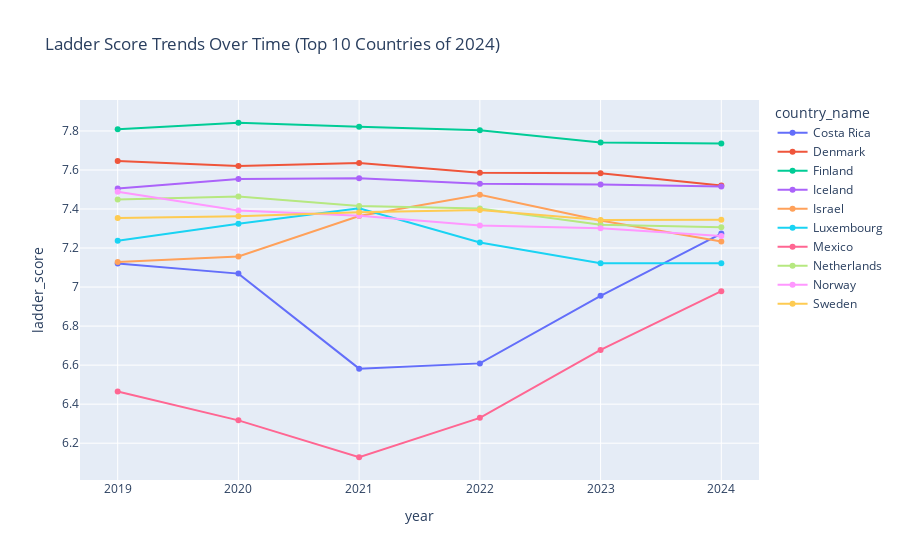

This figure's notebook cell:
### Code cell
fig = px.line(
    new_df[new_df['country_name'].isin(top10['country_name'])],
    x="year", y="ladder_score", color="country_name",
    title="Ladder Score Trends Over Time (Top 10 Countries of 2024)",
    markers=True
)
fig.show()

fig.write_html("exports/" + fig.layout.title.text.replace(" ", "_") + ".html")
#fig.write_image("exports/" + fig.layout.title.text.replace(" ", "_") + ".png", scale=2)

### Figure 1 — Plotly figure (JSON) as saved in the notebook; plotly's stock layout.template omitted (floating-point values rounded to 4 significant figures)
{"data": [{"hovertemplate": "country_name=Costa Rica<br>year=%{x}<br>ladder_score=%{y}<extra></extra>", "legendgroup": "Costa Rica", "line": {"color": "#636efa", "dash": "solid"}, "marker": {"symbol": "circle"}, "mode": "lines+markers", "name": "Costa Rica", "orientation": "v", "showlegend": true, "type": "scatter", "x": [2019, 2020, 2021, 2022, 2023, 2024], "xaxis": "x", "y": [7.121, 7.069, 6.582, 6.609, 6.955, 7.274], "yaxis": "y"}, {"hovertemplate": "country_name=Denmark<br>year=%{x}<br>ladder_score=%{y}<extra></extra>", "legendgroup": "Denmark", "line": {"color": "#EF553B", "dash": "solid"}, "marker": {"symbol": "circle"}, "mode": "lines+markers", "name": "Denmark", "orientation": "v", "showlegend": true, "type": "scatter", "x": [2019, 2020, 2021, 2022, 2023, 2024], "xaxis": "x", "y": [7.646, 7.62, 7.636, 7.586, 7.583, 7.521], "yaxis": "y"}, {"hovertemplate": "country_name=Finland<br>year=%{x}<br>ladder_score=%{y}<extra></extra>", "legendgroup": "Finland", "line": {"color": "#00cc96", "dash": "solid"}, "marker": {"symbol": "circle"}, "mode": "lines+markers", "name": "Finland", "orientation": "v", "showlegend": true, "type": "scatter", "x": [2019, 2020, 2021, 2022, 2023, 2024], "xaxis": "x", "y": [7.809, 7.842, 7.821, 7.804, 7.741, 7.736], "yaxis": "y"}, {"hovertemplate": "country_name=Iceland<br>year=%{x}<br>ladder_score=%{y}<extra></extra>", "legendgroup": "Iceland", "line": {"color": "#ab63fa", "dash": "solid"}, "marker": {"symbol": "circle"}, "mode": "lines+markers", "name": "Iceland", "orientation": "v", "showlegend": true, "type": "scatter", "x": [2019, 2020, 2021, 2022, 2023, 2024], "xaxis": "x", "y": [7.504, 7.554, 7.557, 7.53, 7.525, 7.515], "yaxis": "y"}, {"hovertemplate": "country_name=Israel<br>year=%{x}<br>ladder_score=%{y}<extra></extra>", "legendgroup": "Israel", "line": {"color": "#FFA15A", "dash": "solid"}, "marker": {"symbol": "circle"}, "mode": "lines+markers", "name": "Israel", "orientation": "v", "showlegend": true, "type": "scatter", "x": [2019, 2020, 2021, 2022, 2023, 2024], "xaxis": "x", "y": [7.129, 7.157, 7.364, 7.473, 7.341, 7.234], "yaxis": "y"}, {"hovertemplate": "country_name=Luxembourg<br>year=%{x}<br>ladder_score=%{y}<extra></extra>", "legendgroup": "Luxembourg", "line": {"color": "#19d3f3", "dash": "solid"}, "marker": {"symbol": "circle"}, "mode": "lines+markers", "name": "Luxembourg", "orientation": "v", "showlegend": true, "type": "scatter", "x": [2019, 2020, 2021, 2022, 2023, 2024], "xaxis": "x", "y": [7.238, 7.324, 7.404, 7.228, 7.122, 7.122], "yaxis": "y"}, {"hovertemplate": "country_name=Mexico<br>year=%{x}<br>ladder_score=%{y}<extra></extra>", "legendgroup": "Mexico", "line": {"color": "#FF6692", "dash": "solid"}, "marker": {"symbol": "circle"}, "mode": "lines+markers", "name": "Mexico", "orientation": "v", "showlegend": true, "type": "scatter", "x": [2019, 2020, 2021, 2022, 2023, 2024], "xaxis": "x", "y": [6.465, 6.317, 6.128, 6.33, 6.678, 6.979], "yaxis": "y"}, {"hovertemplate": "country_name=Netherlands<br>year=%{x}<br>ladder_score=%{y}<extra></extra>", "legendgroup": "Netherlands", "line": {"color": "#B6E880", "dash": "solid"}, "marker": {"symbol": "circle"}, "mode": "lines+markers", "name": "Netherlands", "orientation": "v", "showlegend": true, "type": "scatter", "x": [2019, 2020, 2021, 2022, 2023, 2024], "xaxis": "x", "y": [7.449, 7.464, 7.415, 7.403, 7.319, 7.306], "yaxis": "y"}, {"hovertemplate": "country_name=Norway<br>year=%{x}<br>ladder_score=%{y}<extra></extra>", "legendgroup": "Norway", "line": {"color": "#FF97FF", "dash": "solid"}, "marker": {"symbol": "circle"}, "mode": "lines+markers", "name": "Norway", "orientation": "v", "showlegend": true, "type": "scatter", "x": [2019, 2020, 2021, 2022, 2023, 2024], "xaxis": "x", "y": [7.488, 7.392, 7.365, 7.315, 7.302, 7.262], "yaxis": "y"}, {"hovertemplate": "country_name=Sweden<br>year=%{x}<br>ladder_score=%{y}<extra></extra>", "legendgroup": "Sweden", "line": {"color": "#FECB52", "dash": "solid"}, "marker": {"symbol": "circle"}, "mode": "lines+markers", "name": "Sweden", "orientation": "v", "showlegend": true, "type": "scatter", "x": [2019, 2020, 2021, 2022, 2023, 2024], "xaxis": "x", "y": [7.353, 7.363, 7.384, 7.395, 7.344, 7.345], "yaxis": "y"}], "layout": {"legend": {"title": {"text": "country_name"}, "tracegroupgap": 0}, "title": {"text": "Ladder Score Trends Over Time (Top 10 Countries of 2024)"}, "xaxis": {"anchor": "y", "domain": [0, 1], "title": {"text": "year"}}, "yaxis": {"anchor": "x", "domain": [0, 1], "title": {"text": "ladder_score"}}}}
